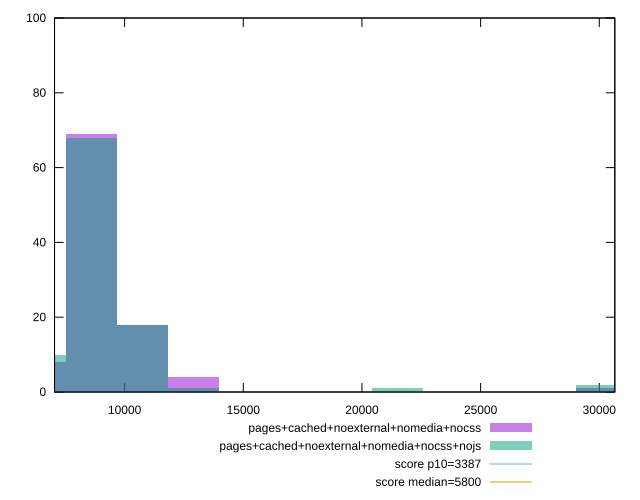

Reproduce this figure in gnuplot.
reset

$pagesCachedNoexternalNomediaNocss <<EOF
8599.20712425075 69
10749.008905313438 18
6449.405343188062 8
12898.810686376124 4
30097.224934877624 1
EOF

$pagesCachedNoexternalNomediaNocssNojs <<EOF
8599.20712425075 68
30097.224934877624 2
6449.405343188062 10
10749.008905313438 18
21498.017810626876 1
12898.810686376124 1
EOF

set key outside below
set boxwidth 2149.8017810626875
set xrange [7047.12538098366:30654.661021671847]
set yrange [0:100]
set trange [0:100]
set style fill transparent solid 0.5 noborder

set parametric
set terminal svg size 640, 500 enhanced background rgb 'white'
set output "reprap/speed-index/comparison/histogram/4_vs_5.svg"

plot $pagesCachedNoexternalNomediaNocss title "pages+cached+noexternal+nomedia+nocss" with boxes, \
     $pagesCachedNoexternalNomediaNocssNojs title "pages+cached+noexternal+nomedia+nocss+nojs" with boxes, \
     3387,t title "score p10=3387", \
     5800,t title "score median=5800"

reset
